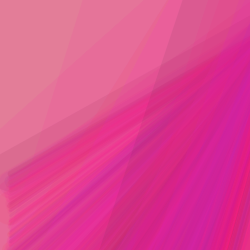
Frame 1 (no input)
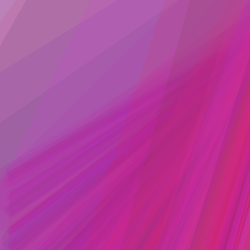
Frame 60 (the mouse pressed at the canvas centre just before this capture)
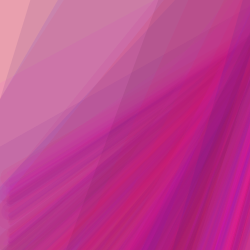
Frame 120 (the mouse held since frame 60 and released just before this capture)

The Processing sketch that drew these frames (run headless with seeded random() and noise(); from frame 60 on, the mouse is pressed at the canvas centre):

// Processing sketch: processing_18656
// ── processing_18656.pde

void setup() {
size(250,250);
smooth();
}

void draw() {
  frameRate (10);
  
background(#e1c7ac);

//liness

for (int y=105; y<1000; y=y+1){
  float b = random(20);
  float a = 40;
  stroke(random(670),random(70),random(270),25);
  strokeWeight(a/b);
  line(10,60+y+b,300,10);}

}
